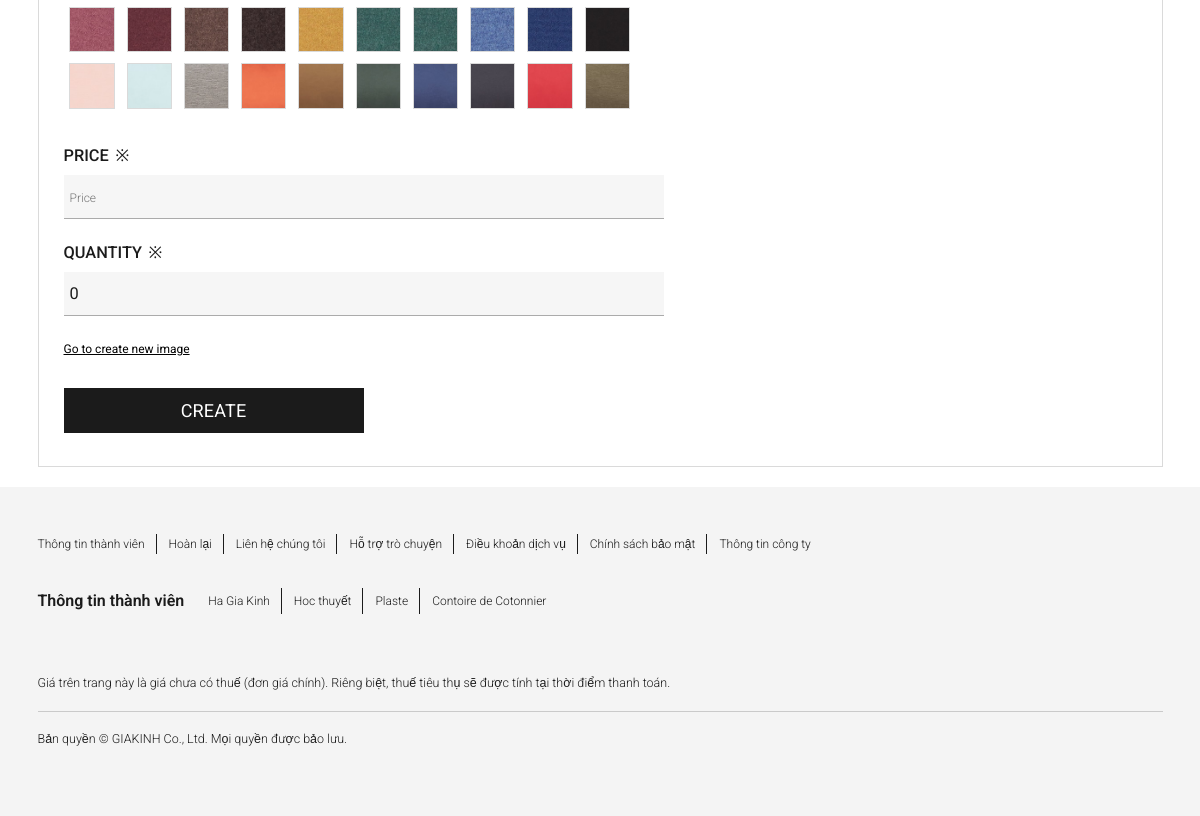
Before: /createproduct/ (signed in, lower part) with the older database file.
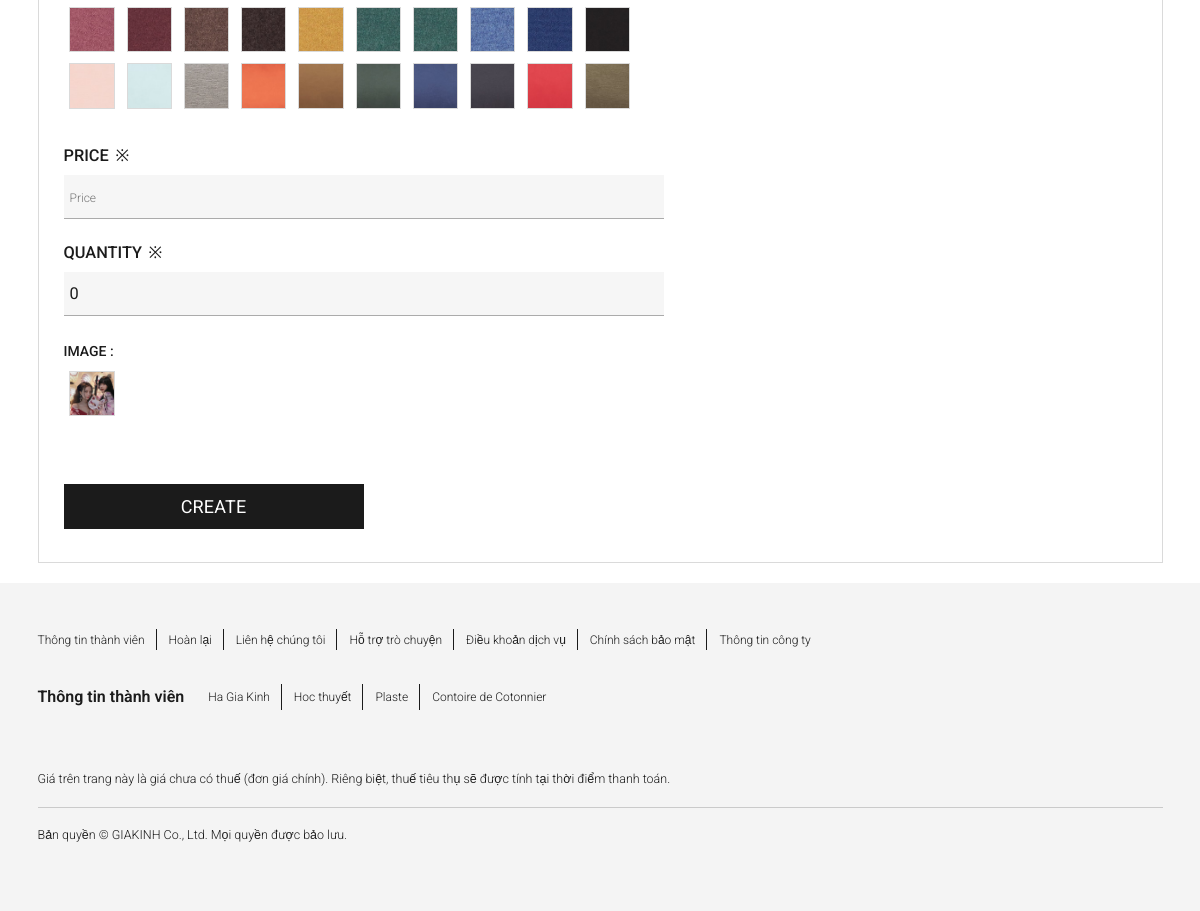
After: the same page with the newer database file.
### appProduct/models.py (models this page shows, shortened)
class Color(models.Model):
    name = models.CharField(max_length=50)
    image = models.ImageField(upload_to='colorImages')

class ImageProduct(models.Model):
    user = models.ForeignKey(User, on_delete=models.CASCADE,default=None, null=True, blank=True)
    product = models.ForeignKey(Product, on_delete=models.CASCADE,default=None, null=True, blank=True)
    name = models.CharField(max_length=100, default=None, null=True, blank=True)
    image= models.ImageField(upload_to='productImages')

### appProduct/views.py (the view, shortened to what this page needs)
# urls.py: path('createproduct/', views.createproduct, name='createproduct'),
@login_required
def createproduct(request):
    categorys = Category.objects.all()
    sizes = Size.objects.all()
    colors = Color.objects.all()
    imageProductList = ImageProduct.objects.filter(user=request.user)
    return render(request, 'product/createproduct.html', {'formProduct': ProductForm(prefix="productForm"), 'variantsForm': VariantsForm(prefix="variantsForm"),'ImageProductForm':ImageProductForm(prefix="ImageProductForm") ,'categorys': categorys, 'sizes': sizes, 'colors': colors, 'imageProductList': imageProductList})

### appProduct/forms.py
class ProductForm(forms.ModelForm):
    class Meta():
        model = Product
        fields = ('name', 'price','category', 'quantity','recommend','image')

class VariantsForm(forms.ModelForm):
    size = CustomSelectMultiple(widget=forms.CheckboxSelectMultiple, queryset=Size.objects.all())
    color = CustomSelectMultiple(widget=forms.CheckboxSelectMultiple, queryset=Color.objects.all())
    imageProduct = CustomSelectMultiple(widget=forms.CheckboxSelectMultiple, queryset=ImageProduct.objects.all())
    class Meta():
        model = Variants
        fields = ('gender','size','color', 'quantity', 'price', 'imageProduct')

### appProduct/forms.py (called while the page is built)
    def label_from_instance(self, obj):
        return "%s" %(obj.name)

### appProduct/models.py (called while the page is built)
    def __str__(self) -> str:
        return self.name

    def __str__(self) -> str:
        return self.name

### templates/product/createproduct.html (shortened to what the changed rows need)
{% extends "base/base.html" %}
{% block block_body %}
{% load static %}
<div class="container">
    <div class="form__layout">
        <div class="form__container">
            <div class="form__form--layout">
                <div class="form__form--container" style="display: flex; flex-wrap:wrap">
                    <form action="" method="POST" id="createproduct" enctype="multipart/form-data">
                        <div class="form__form--content" style="max-width:60rem">
                            <div class="product__color">
                                <fieldset class="product__details--color">
                                    <ul style="width:100%; display:flex; flex-wrap:wrap" id="id_variantsForm-color">
                                        {% for color in colors %}
                                        <li class="product__details--color__color--container">
                                            <div class="product__details--chip">
                                                <input type="checkbox" id="id_variantsForm-color_{{color.id|add:-1}}"
                                                    value="{{color.id}}" class="product__details--chip--radio"
                                                    name="variantsForm-color">
                                                <label for="id_variantsForm-color_{{color.id|add:-1}}"
                                                    class="product__details--chip--label"
                                                    style="background-image: url({{color.image.url}})">
                                                </label>
                                            </div>
                                        </li>
                                        {% endfor %}
                                    </ul>
                                </fieldset>
                            </div>
                            <div class="form__row">
                                <div class="from__row--field">
                                </div>
                            </div>
                            <div class="form__row">
                                <div class="from__row--field">
                                </div>
                            </div>
                            {% if imageProductList %}
                            <div class="product__image" id="id_variantsForm-imageProduct">
                                <fieldset class="product__details--color">
                                    <div class="product__detail--color__lengend--container">
                                        <legend class="product__details--legend">
                                            <label for="" class="product__details--legend--primary">
                                                <font style="vertical-align:inherit;">
                                                    <font style="vertical-align:inherit;">Image</font>
                                                </font>
                                                <font style="vertical-align:inherit;">
                                                    <font style="vertical-align:inherit;">:</font>
                                                </font>
                                            </label>
                                        </legend>
                                    </div>
                                    <ul style="width:100%; display:flex; flex-wrap:wrap">
                                        {% for imageProduct in imageProductList %}
                                        <li class="product__details--color__color--container">
                                            <div class="product__details--chip">
                                                <input type="checkbox"
                                                    id="id_variantsForm-imageProduct_{{imageProduct|add:-1}}"
                                                    value="{{imageProduct.id}}" class="product__details--chip--radio"
                                                    name="variantsForm-imageProduct">
                                                <label for="id_variantsForm-imageProduct_{{imageProduct|add:-1}}"
                                                    class="product__details--chip--label"
                                                    style="background-image: url({{imageProduct.image.url}});">
                                                </label>
                                            </div>
                                        </li>
                                        {% endfor %}
                                    </ul>
                                    <p style=" height: 2em; "></p>
                                </fieldset>
                            </div>
                            {% else %}
                            <a href="#createImageProduct" style="color:black; font-size:1.2rem; marin-bottom:1rem">Go to create new image</a>
                            {% endif %}
                            <div class="button--third" style="margin-top: 30px;">
                                <button type="submit" class="button--third--button">Create</button>
                            </div>
                        </div>
                    </form>
                </div>
            </div>
        </div>
    </div>
</div>
{% endblock %}

Changed rows visible on the page:
added ImageProduct: image (picture)
Other visible differences:
text no longer shown: "Go to create new image"
text now shown: "IMAGE :"
